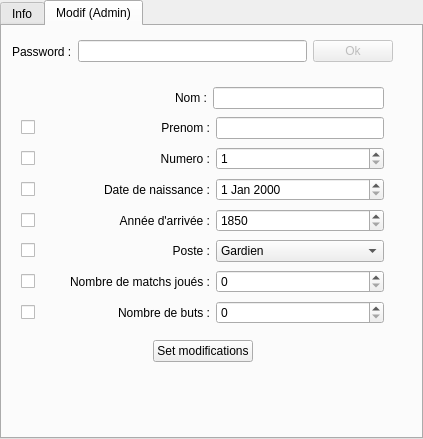
<?xml version="1.0" encoding="UTF-8"?>
<ui version="4.0">
 <class>Player_Info</class>
 <widget class="QTabWidget" name="Player_Info">
  <property name="geometry">
   <rect>
    <x>0</x>
    <y>0</y>
    <width>423</width>
    <height>439</height>
   </rect>
  </property>
  <property name="windowTitle">
   <string>TabWidget</string>
  </property>
  <property name="currentIndex">
   <number>1</number>
  </property>
  <widget class="QWidget" name="tab">
   <attribute name="title">
    <string>Info</string>
   </attribute>
   <widget class="QWidget" name="horizontalLayoutWidget">
    <property name="geometry">
     <rect>
      <x>20</x>
      <y>60</y>
      <width>381</width>
      <height>251</height>
     </rect>
    </property>
    <layout class="QHBoxLayout" name="horizontalLayout">
     <item>
      <layout class="QVBoxLayout" name="verticalLayout">
       <item>
        <widget class="QLabel" name="label">
         <property name="text">
          <string>Nom :</string>
         </property>
         <property name="alignment">
          <set>Qt::AlignRight|Qt::AlignTrailing|Qt::AlignVCenter</set>
         </property>
        </widget>
       </item>
       <item>
        <widget class="QLabel" name="label_6">
         <property name="text">
          <string>Prenom :</string>
         </property>
         <property name="alignment">
          <set>Qt::AlignRight|Qt::AlignTrailing|Qt::AlignVCenter</set>
         </property>
        </widget>
       </item>
       <item>
        <widget class="QLabel" name="label_8">
         <property name="text">
          <string>Numero :</string>
         </property>
         <property name="alignment">
          <set>Qt::AlignRight|Qt::AlignTrailing|Qt::AlignVCenter</set>
         </property>
        </widget>
       </item>
       <item>
        <widget class="QLabel" name="label_2">
         <property name="text">
          <string>Date de naissance :</string>
         </property>
         <property name="alignment">
          <set>Qt::AlignRight|Qt::AlignTrailing|Qt::AlignVCenter</set>
         </property>
        </widget>
       </item>
       <item>
        <widget class="QLabel" name="label_3">
         <property name="text">
          <string>Année d'arrivée :</string>
         </property>
         <property name="alignment">
          <set>Qt::AlignRight|Qt::AlignTrailing|Qt::AlignVCenter</set>
         </property>
        </widget>
       </item>
       <item>
        <widget class="QLabel" name="label_4">
         <property name="text">
          <string>Poste :</string>
         </property>
         <property name="alignment">
          <set>Qt::AlignRight|Qt::AlignTrailing|Qt::AlignVCenter</set>
         </property>
        </widget>
       </item>
       <item>
        <widget class="QLabel" name="label_5">
         <property name="text">
          <string>Nombre de matchs joués :</string>
         </property>
         <property name="alignment">
          <set>Qt::AlignRight|Qt::AlignTrailing|Qt::AlignVCenter</set>
         </property>
        </widget>
       </item>
       <item>
        <widget class="QLabel" name="label_7">
         <property name="text">
          <string>Nombre de buts :</string>
         </property>
         <property name="alignment">
          <set>Qt::AlignRight|Qt::AlignTrailing|Qt::AlignVCenter</set>
         </property>
        </widget>
       </item>
      </layout>
     </item>
     <item>
      <layout class="QVBoxLayout" name="verticalLayout_2">
       <item>
        <widget class="QLabel" name="PlayerName">
         <property name="text">
          <string>TextLabel</string>
         </property>
        </widget>
       </item>
       <item>
        <widget class="QLabel" name="PlayerFirstName">
         <property name="text">
          <string>TextLabel</string>
         </property>
        </widget>
       </item>
       <item>
        <widget class="QLabel" name="PlayerNumber">
         <property name="text">
          <string>TextLabel</string>
         </property>
        </widget>
       </item>
       <item>
        <widget class="QLabel" name="PlayerDateOfBirth">
         <property name="text">
          <string>TextLabel</string>
         </property>
        </widget>
       </item>
       <item>
        <widget class="QLabel" name="PlayerYearArrival">
         <property name="text">
          <string>TextLabel</string>
         </property>
        </widget>
       </item>
       <item>
        <widget class="QLabel" name="PlayerPosition">
         <property name="text">
          <string>TextLabel</string>
         </property>
        </widget>
       </item>
       <item>
        <widget class="QLabel" name="PlayerMatchsPlayed">
         <property name="text">
          <string>TextLabel</string>
         </property>
        </widget>
       </item>
       <item>
        <widget class="QLabel" name="PlayerGoals">
         <property name="text">
          <string>TextLabel</string>
         </property>
        </widget>
       </item>
      </layout>
     </item>
    </layout>
   </widget>
  </widget>
  <widget class="QWidget" name="tab_modif">
   <attribute name="title">
    <string>Modif (Admin)</string>
   </attribute>
   <widget class="QWidget" name="horizontalLayoutWidget_2">
    <property name="geometry">
     <rect>
      <x>10</x>
      <y>50</y>
      <width>381</width>
      <height>267</height>
     </rect>
    </property>
    <layout class="QHBoxLayout" name="horizontalLayout_2">
     <item>
      <widget class="QWidget" name="widget" native="true">
       <layout class="QVBoxLayout" name="verticalLayout_3">
        <item>
         <layout class="QGridLayout" name="gridLayout_4">
          <item row="0" column="2">
           <widget class="QLineEdit" name="PlayerNameEdit">
            <property name="sizePolicy">
             <sizepolicy hsizetype="Minimum" vsizetype="Fixed">
              <horstretch>0</horstretch>
              <verstretch>0</verstretch>
             </sizepolicy>
            </property>
           </widget>
          </item>
          <item row="0" column="1">
           <widget class="QLabel" name="label_9">
            <property name="text">
             <string>Nom :</string>
            </property>
            <property name="alignment">
             <set>Qt::AlignRight|Qt::AlignTrailing|Qt::AlignVCenter</set>
            </property>
           </widget>
          </item>
          <item row="0" column="0">
           <spacer name="horizontalSpacer_5">
            <property name="orientation">
             <enum>Qt::Horizontal</enum>
            </property>
            <property name="sizeType">
             <enum>QSizePolicy::Fixed</enum>
            </property>
            <property name="sizeHint" stdset="0">
             <size>
              <width>15</width>
              <height>10</height>
             </size>
            </property>
           </spacer>
          </item>
         </layout>
        </item>
        <item>
         <layout class="QGridLayout" name="gridLayout_2">
          <item row="0" column="1">
           <widget class="QLabel" name="label_10">
            <property name="text">
             <string>Prenom :</string>
            </property>
            <property name="alignment">
             <set>Qt::AlignRight|Qt::AlignTrailing|Qt::AlignVCenter</set>
            </property>
           </widget>
          </item>
          <item row="0" column="2">
           <widget class="QLineEdit" name="PlayerFirstNameEdit">
            <property name="sizePolicy">
             <sizepolicy hsizetype="Minimum" vsizetype="Fixed">
              <horstretch>0</horstretch>
              <verstretch>0</verstretch>
             </sizepolicy>
            </property>
           </widget>
          </item>
          <item row="0" column="0">
           <widget class="QCheckBox" name="FirstNameCheckBox">
            <property name="sizePolicy">
             <sizepolicy hsizetype="Fixed" vsizetype="Fixed">
              <horstretch>0</horstretch>
              <verstretch>0</verstretch>
             </sizepolicy>
            </property>
            <property name="text">
             <string/>
            </property>
           </widget>
          </item>
         </layout>
        </item>
        <item>
         <layout class="QGridLayout" name="gridLayout_3">
          <item row="0" column="1">
           <widget class="QLabel" name="label_11">
            <property name="sizePolicy">
             <sizepolicy hsizetype="Minimum" vsizetype="Preferred">
              <horstretch>0</horstretch>
              <verstretch>0</verstretch>
             </sizepolicy>
            </property>
            <property name="text">
             <string>Numero :</string>
            </property>
            <property name="alignment">
             <set>Qt::AlignRight|Qt::AlignTrailing|Qt::AlignVCenter</set>
            </property>
           </widget>
          </item>
          <item row="0" column="2">
           <widget class="QSpinBox" name="PlayerNumberEdit">
            <property name="sizePolicy">
             <sizepolicy hsizetype="Minimum" vsizetype="Fixed">
              <horstretch>0</horstretch>
              <verstretch>0</verstretch>
             </sizepolicy>
            </property>
            <property name="minimum">
             <number>1</number>
            </property>
            <property name="value">
             <number>1</number>
            </property>
           </widget>
          </item>
          <item row="0" column="0">
           <widget class="QCheckBox" name="NumeroCheckBox">
            <property name="sizePolicy">
             <sizepolicy hsizetype="Fixed" vsizetype="Fixed">
              <horstretch>0</horstretch>
              <verstretch>0</verstretch>
             </sizepolicy>
            </property>
            <property name="text">
             <string/>
            </property>
           </widget>
          </item>
         </layout>
        </item>
        <item>
         <layout class="QGridLayout" name="gridLayout">
          <item row="0" column="2">
           <widget class="QDateEdit" name="PlayerBirthDateEdit"/>
          </item>
          <item row="0" column="1">
           <widget class="QLabel" name="label_12">
            <property name="text">
             <string>Date de naissance :</string>
            </property>
            <property name="alignment">
             <set>Qt::AlignRight|Qt::AlignTrailing|Qt::AlignVCenter</set>
            </property>
           </widget>
          </item>
          <item row="0" column="0">
           <widget class="QCheckBox" name="BirthDateCheckBox">
            <property name="sizePolicy">
             <sizepolicy hsizetype="Fixed" vsizetype="Fixed">
              <horstretch>0</horstretch>
              <verstretch>0</verstretch>
             </sizepolicy>
            </property>
            <property name="text">
             <string/>
            </property>
           </widget>
          </item>
         </layout>
        </item>
        <item>
         <layout class="QGridLayout" name="gridLayout_5">
          <item row="0" column="1">
           <widget class="QLabel" name="label_13">
            <property name="text">
             <string>Année d'arrivée :</string>
            </property>
            <property name="alignment">
             <set>Qt::AlignRight|Qt::AlignTrailing|Qt::AlignVCenter</set>
            </property>
           </widget>
          </item>
          <item row="0" column="2">
           <widget class="QSpinBox" name="PlayerYearArrivalEdit">
            <property name="minimum">
             <number>1850</number>
            </property>
            <property name="maximum">
             <number>2016</number>
            </property>
           </widget>
          </item>
          <item row="0" column="0">
           <widget class="QCheckBox" name="YearArrivalCheckBox">
            <property name="sizePolicy">
             <sizepolicy hsizetype="Fixed" vsizetype="Fixed">
              <horstretch>0</horstretch>
              <verstretch>0</verstretch>
             </sizepolicy>
            </property>
            <property name="text">
             <string/>
            </property>
           </widget>
          </item>
         </layout>
        </item>
        <item>
         <layout class="QGridLayout" name="gridLayout_6">
          <item row="0" column="1">
           <widget class="QLabel" name="label_14">
            <property name="text">
             <string>Poste :</string>
            </property>
            <property name="alignment">
             <set>Qt::AlignRight|Qt::AlignTrailing|Qt::AlignVCenter</set>
            </property>
           </widget>
          </item>
          <item row="0" column="2">
           <widget class="QComboBox" name="PlayerPositionEdit">
            <item>
             <property name="text">
              <string>Gardien</string>
             </property>
            </item>
            <item>
             <property name="text">
              <string>Defenseur</string>
             </property>
            </item>
            <item>
             <property name="text">
              <string>Milieu</string>
             </property>
            </item>
            <item>
             <property name="text">
              <string>Attaquant</string>
             </property>
            </item>
           </widget>
          </item>
          <item row="0" column="0">
           <widget class="QCheckBox" name="PositionCheckBox">
            <property name="sizePolicy">
             <sizepolicy hsizetype="Fixed" vsizetype="Fixed">
              <horstretch>0</horstretch>
              <verstretch>0</verstretch>
             </sizepolicy>
            </property>
            <property name="text">
             <string/>
            </property>
           </widget>
          </item>
         </layout>
        </item>
        <item>
         <layout class="QGridLayout" name="gridLayout_7">
          <item row="0" column="1">
           <widget class="QLabel" name="label_15">
            <property name="text">
             <string>Nombre de matchs joués :</string>
            </property>
            <property name="alignment">
             <set>Qt::AlignRight|Qt::AlignTrailing|Qt::AlignVCenter</set>
            </property>
           </widget>
          </item>
          <item row="0" column="2">
           <widget class="QSpinBox" name="PlayerMatchsPlayedEdit">
            <property name="maximum">
             <number>1000</number>
            </property>
           </widget>
          </item>
          <item row="0" column="0">
           <widget class="QCheckBox" name="MatchsCheckBox">
            <property name="sizePolicy">
             <sizepolicy hsizetype="Fixed" vsizetype="Fixed">
              <horstretch>0</horstretch>
              <verstretch>0</verstretch>
             </sizepolicy>
            </property>
            <property name="text">
             <string/>
            </property>
           </widget>
          </item>
         </layout>
        </item>
        <item>
         <layout class="QGridLayout" name="gridLayout_8">
          <item row="0" column="1">
           <widget class="QLabel" name="label_16">
            <property name="text">
             <string>Nombre de buts :</string>
            </property>
            <property name="alignment">
             <set>Qt::AlignRight|Qt::AlignTrailing|Qt::AlignVCenter</set>
            </property>
           </widget>
          </item>
          <item row="0" column="2">
           <widget class="QSpinBox" name="PlayerGoalsEdit">
            <property name="maximum">
             <number>1000</number>
            </property>
           </widget>
          </item>
          <item row="0" column="0">
           <widget class="QCheckBox" name="GoalsCheckBox">
            <property name="sizePolicy">
             <sizepolicy hsizetype="Fixed" vsizetype="Fixed">
              <horstretch>0</horstretch>
              <verstretch>0</verstretch>
             </sizepolicy>
            </property>
            <property name="text">
             <string/>
            </property>
           </widget>
          </item>
         </layout>
        </item>
       </layout>
      </widget>
     </item>
    </layout>
   </widget>
   <widget class="QWidget" name="verticalLayoutWidget">
    <property name="geometry">
     <rect>
      <x>10</x>
      <y>310</y>
      <width>381</width>
      <height>31</height>
     </rect>
    </property>
    <layout class="QVBoxLayout" name="verticalLayout_5">
     <item>
      <layout class="QHBoxLayout" name="horizontalLayout_3">
       <item>
        <spacer name="horizontalSpacer">
         <property name="orientation">
          <enum>Qt::Horizontal</enum>
         </property>
         <property name="sizeHint" stdset="0">
          <size>
           <width>40</width>
           <height>20</height>
          </size>
         </property>
        </spacer>
       </item>
       <item>
        <widget class="QPushButton" name="SetModifButton">
         <property name="text">
          <string>Set modifications</string>
         </property>
        </widget>
       </item>
       <item>
        <spacer name="horizontalSpacer_2">
         <property name="orientation">
          <enum>Qt::Horizontal</enum>
         </property>
         <property name="sizeHint" stdset="0">
          <size>
           <width>40</width>
           <height>20</height>
          </size>
         </property>
        </spacer>
       </item>
      </layout>
     </item>
    </layout>
   </widget>
   <widget class="QWidget" name="horizontalLayoutWidget_3">
    <property name="geometry">
     <rect>
      <x>10</x>
      <y>10</y>
      <width>381</width>
      <height>31</height>
     </rect>
    </property>
    <layout class="QHBoxLayout" name="horizontalLayout_4">
     <item>
      <widget class="QLabel" name="label_17">
       <property name="text">
        <string>Password :</string>
       </property>
      </widget>
     </item>
     <item>
      <widget class="QLineEdit" name="PwLineEdit">
       <property name="echoMode">
        <enum>QLineEdit::Password</enum>
       </property>
      </widget>
     </item>
     <item>
      <widget class="QPushButton" name="PwVerif">
       <property name="enabled">
        <bool>false</bool>
       </property>
       <property name="text">
        <string>Ok</string>
       </property>
      </widget>
     </item>
    </layout>
   </widget>
   <widget class="QWidget" name="horizontalLayoutWidget_4">
    <property name="geometry">
     <rect>
      <x>10</x>
      <y>350</y>
      <width>381</width>
      <height>41</height>
     </rect>
    </property>
    <layout class="QHBoxLayout" name="horizontalLayout_5">
     <item>
      <widget class="QLabel" name="Informations">
       <property name="enabled">
        <bool>false</bool>
       </property>
       <property name="text">
        <string/>
       </property>
      </widget>
     </item>
    </layout>
   </widget>
  </widget>
 </widget>
 <resources/>
 <connections/>
</ui>
